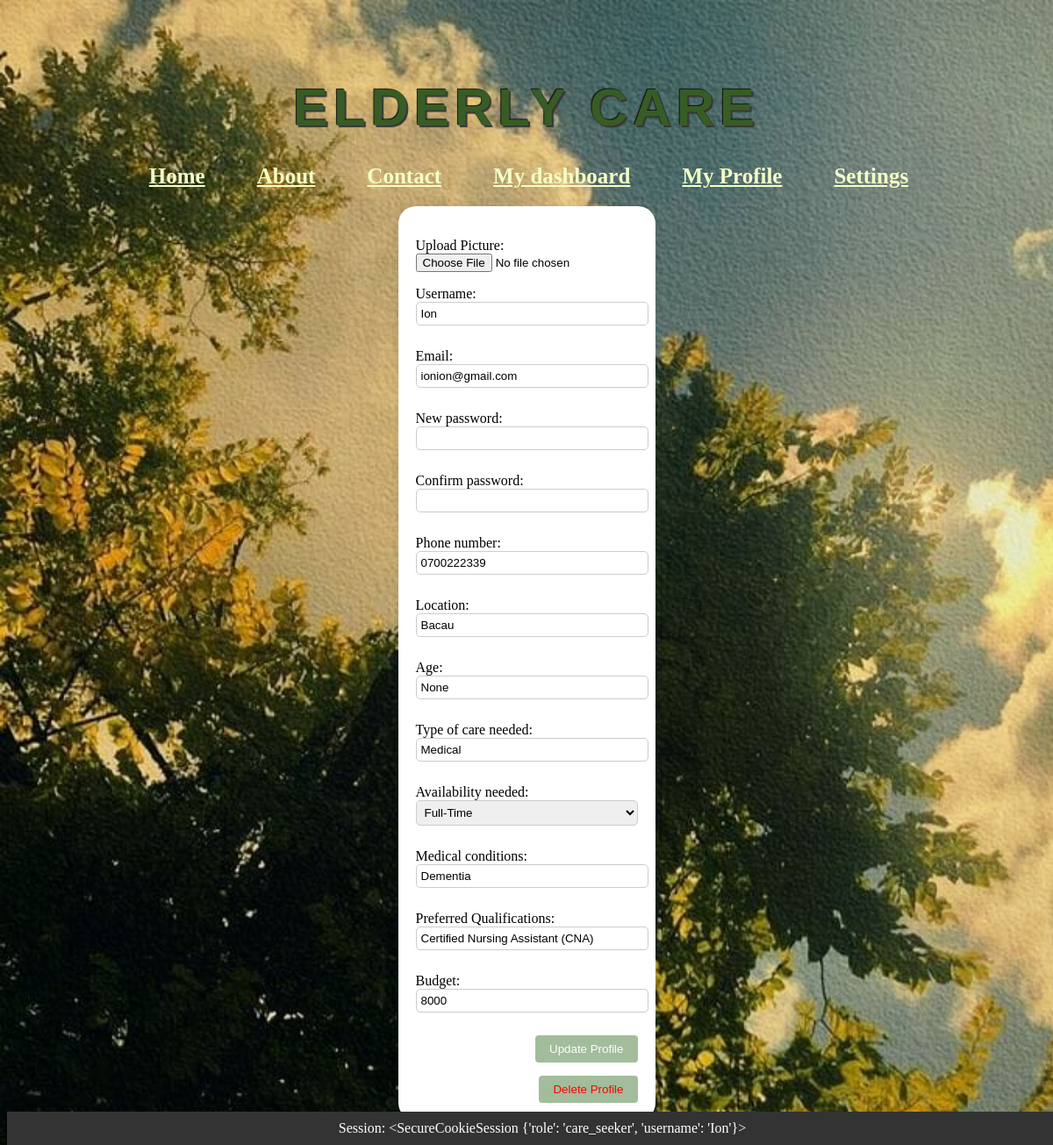
Before: /careseeker_profile/Ion (signed in) with the older database file.
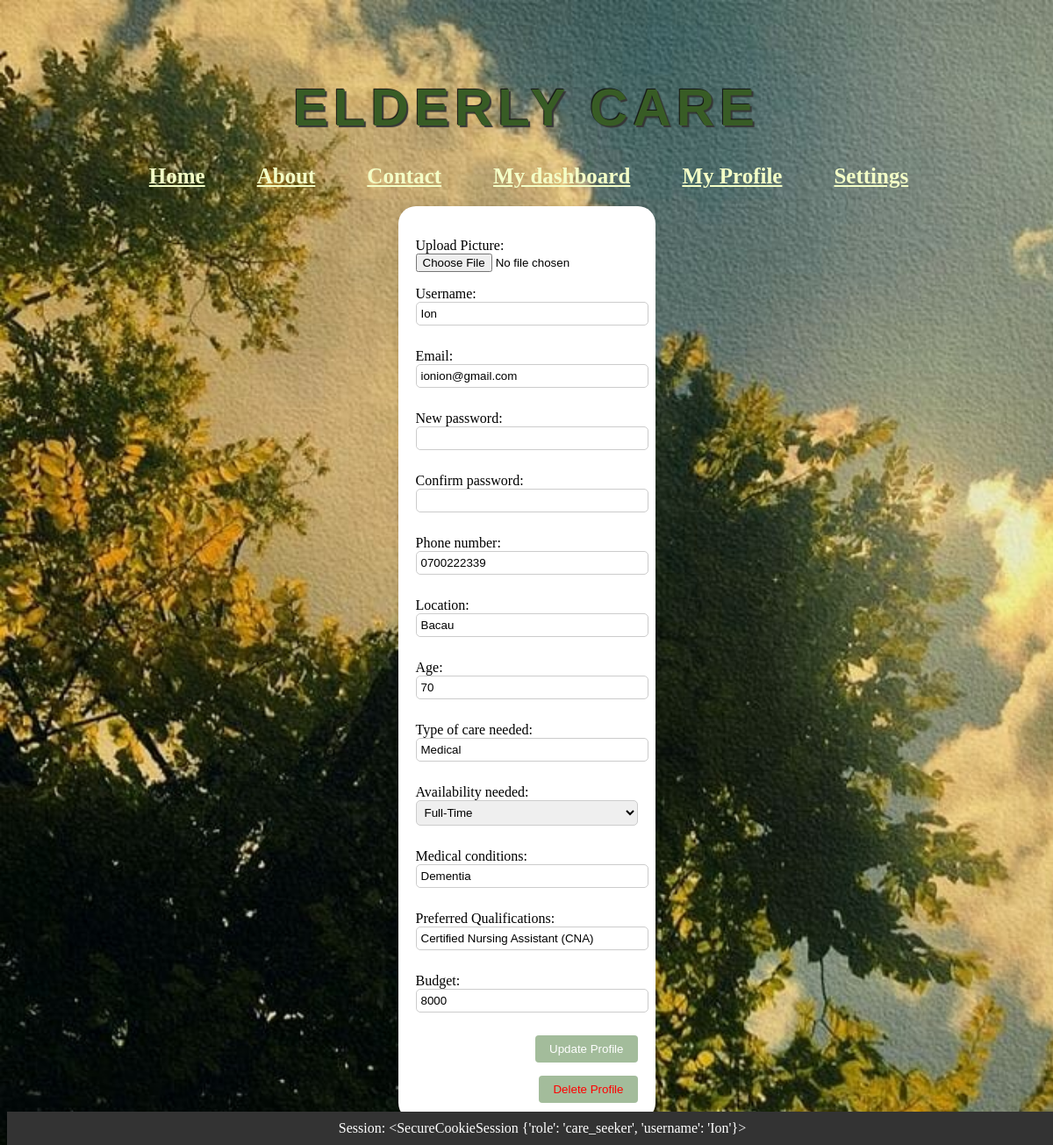
After: the same page with the newer database file.
### app/models.py (models this page shows, shortened)
class Users(db.Model, UserMixin):
    __tablename__ = 'users'
    id = db.Column(db.Integer, primary_key=True)
    username = db.Column(db.String(50), unique=True, nullable=False)
    email = db.Column(db.String(120), unique=True, nullable=False)
    password = db.Column(db.String(255), nullable=False)
    location = db.Column(db.String(60), nullable=False)
    phone_number = db.Column(db.String(20), nullable=False)
    role = db.Column(db.String(15), nullable=False)
    age = db.Column(db.Integer)
    experience = db.Column(db.Integer)
    references = db.Column(ChoiceType([('Yes', 'yes'), ('No', 'no'), ('N/A', 'n/a')]))
    availability = db.Column(ChoiceType([('Full-Time', 'FT'), ('Part-Time', 'PT')]))
    languages_spoken = db.Column(db.String(100))
    background_check = db.Column(db.Boolean)
    additional_notes = db.Column(db.Text)
    type_of_care_needed = db.Column(db.String(100))
    monthly_budget = db.Column(db.Integer)
    availability_needed = db.Column(ChoiceType([('Full-Time', 'FT'), ('Part-Time', 'PT')]))
    preferred_qualifications = db.Column(db.String(100))
    medical_conditions = db.Column(db.String(100))
    picture = db.Column(db.String(300))

### app/routes.py (the view)
@auth_blueprint.route('/careseeker_profile/<username>', methods=['GET', 'POST'])
def careseeker_profile(username):
    if 'role' in session and session['role'] == 'care_seeker':
        print(session['role'])
        print(session['username'])
        user = Users.query.filter_by(username=username, role='care_seeker').first()
        if request.method == 'POST':
            picture = request.files['picture']
            if picture:
                filename = secure_filename(picture.filename)
                upload_folder = path.join(current_app.instance_path, 'uploads')
                picture_path = os.path.join(upload_folder, filename)
                print(picture_path)
                os.makedirs(os.path.dirname(picture_path), exist_ok=True)
                picture.save(picture_path)
                user.picture = filename
            new_username = request.form.get('new_username')
            new_phone_number = request.form.get('new_phone_number')
            new_email = request.form.get('new_email')
            new_location = request.form.get('new_location')
            new_age = request.form.get('new_age')
            new_type_of_care_needed = request.form.get('new_type_of_care_needed')
            new_medical_conditions = request.form.get('new_medical_conditions')
            new_preferred_qualifications = request.form.get('new_preferred_qualifications')
            new_monthly_budget = request.form.get('new_monthly_budget')
            new_availability_needed = request.form.get('new_availability_needed')
            new_password = request.form.get('new_password')
            confirm_password = request.form.get('confirm_password')
            hashed_password = generate_password_hash(new_password)
            if new_username != user.username and Users.query.filter_by(username=new_username).first():
                flash('Username already exists. Please choose a different one.', 'error')
                return render_template('careseeker_profile.html', user=user)
            else:
                user.username = new_username
            if new_password:
                if new_password != confirm_password:
                    flash('Passwords do not match.', 'error')
                    return render_template('careseeker_profile.html', user=user)
                else:
                    print(f"New Password: {new_password}")
                    print(f"Hashed Password: {hashed_password}")
                    user.password = hashed_password
            if new_email:
                user.email = new_email
            if new_location:
                user.location = new_location
            if new_age:
                user.age = new_age
            if new_type_of_care_needed:
                user.type_of_care_needed = new_type_of_care_needed
            if new_availability_needed:
                user.availability_needed = new_availability_needed
            if new_monthly_budget:
                user.monthly_budget = new_monthly_budget
            if new_preferred_qualifications:
                user.preferred_qualifications = new_preferred_qualifications
            if new_medical_conditions:
                user.medical_conditions = new_medical_conditions
            if new_phone_number:
                user.phone_number = new_phone_number
            db.session.commit()
            session['username'] = new_username
            username = new_username
            flash('Profile updated successfully', 'success')
            return redirect(url_for('auth.careseeker_profile', username=username))
        else:
            return render_template('careseeker_profile.html', user=user)
    else:
        flash('Login first', 'error')
        return redirect(url_for('home.homepage'))

### app/templates/careseeker_profile.html (shortened to what this page needs)
{% extends 'base.html' %}
{% block content %}
    <div class="profile-container">
        <div class="profile-box">
            <form method="post" enctype="multipart/form-data" onsubmit="return validatePassword()">
                <p>Upload Picture:<br> <input type="file" name="picture"></p>
                <p>Username:<br> <input type="text" name="new_username" value="{{ user.username }}"></p>
                <p>Email:<br> <input type="text" name="new_email" value="{{ user.email }}"></p>
                <p>New password: <br> <input type="password" name="new_password" id="new_password" value=""></p>
                <p>Confirm password: <br> <input type="password" name="confirm_password" id="confirm_password"></p>
                <p>Phone number:<br> <input type="text" name="new_phone_number" value = "{{ user.phone_number}}"></p>
                <p>Location:<br> <input type="text" name="new_location" value="{{ user.location }}"></p>
                <p>Age:<br> <input type="text" name="new_age" value="{{ user.age }}"></p>
                <p>Type of care needed:<br> <input type="text" name="new_type_of_care_needed" value="{{ user.type_of_care_needed }}"></p>
                <p>Availability needed:<br>
                    <select name="new_availability_needed">
                        <option value="Full-Time" {% if user.availability_needed == 'Full-Time' %}selected{% endif %}>Full-Time</option>
                    </select>
                </p>
                <p>Medical conditions:<br> <input type="text" name="new_medical_conditions" value="{{ user.medical_conditions }}"></p>
                <p>Preferred Qualifications:<br> <input type="text" name="new_preferred_qualifications" value="{{ user.preferred_qualifications }}"></p>
                <p>Budget:<br> <input type="text" name="new_monthly_budget" value="{{ user.monthly_budget }}"></p>
                <button type="submit">Update Profile</button>
            </form>
            <br>
            <br>
            <form action="{{ url_for('auth.delete_profile') }}" method="post">
                <button type="submit" class="delete-button" onclick="confirmDelete()" style="margin-top: 10px; color: red;">Delete Profile</button>
            </form>
        </div>
    </div>
{% endblock %}

Changed rows visible on the page:
changed Users "Ion": new_age "None" → "70"
